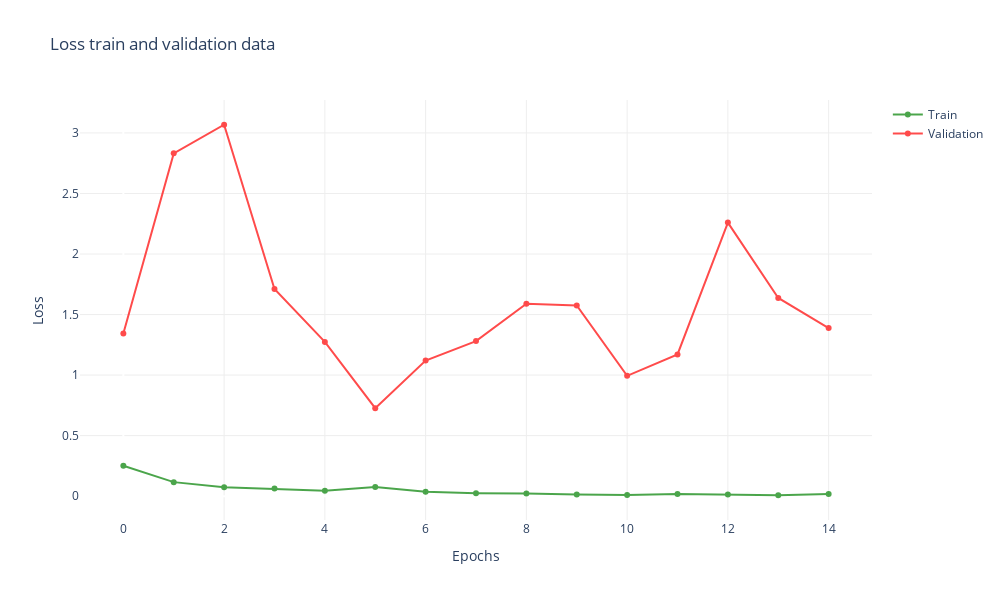

Notebook source saved alongside this figure:
### Code cell
#Gráficos de loss

x = hist.epoch
y_loss_train = hist.history['loss']
y_loss_val = hist.history['val_loss']

data = [go.Scatter(
                x = x,
                y = y_loss_train,
                line = dict(color = 'green', width = 2),
                #marker = dict(line = dict(width = 1.5, color = 'black'), color = 'rgb(30,144,255)'),
                #text = ['teste 1', 'teste 2'],     #Lista de texto para cada elemento do gráfico
                #hovertemplate = "<b>%{text}</b><br><br>" + '<b>City: </b>%{x}<br>' + '<b>Count: </b>%{y}',
                hovertemplate = '<b>Epoch: </b>%{x}<br>' + '<b>Loss: </b>%{y}',
                mode = 'lines+markers',
                opacity = 0.7,
                name = 'Train'
                ),
          go.Scatter(
                x = x,
                y = y_loss_val,
                line = dict(color = 'red', width = 2),
                #marker = dict(line = dict(width = 1.5, color = 'black'), color = 'rgb(30,144,255)'),
                #text = ['teste 1', 'teste 2'],     #Lista de texto para cada elemento do gráfico
                #hovertemplate = "<b>%{text}</b><br><br>" + '<b>City: </b>%{x}<br>' + '<b>Count: </b>%{y}',
                hovertemplate = '<b>Epoch: </b>%{x}<br>' + '<b>Loss: </b>%{y}',
                mode = 'lines+markers',
                opacity = 0.7,
                name = 'Validation'
                )
          ]

layout = go.Layout(
    title = 'Loss train and validation data',
    xaxis = dict(showgrid = True, gridcolor = "#eee", title = 'Epochs'),
    yaxis = dict(showgrid = True, gridcolor = "#eee", title = 'Loss'),
    plot_bgcolor = "white",
    paper_bgcolor = "white",
    height = 600, 
    width = 1000)
                    
fig = dict(data = data, layout = layout)
py.iplot(fig)

### Figure 1 — Plotly figure (JSON) as saved in the notebook; plotly's stock layout.template omitted (floating-point values rounded to 4 significant figures)
{"data": [{"hovertemplate": "<b>Epoch: </b>%{x}<br><b>Loss: </b>%{y}", "line": {"color": "green", "width": 2}, "mode": "lines+markers", "name": "Train", "opacity": 0.7, "type": "scatter", "x": [0, 1, 2, 3, 4, 5, 6, 7, 8, 9, 10, 11, 12, 13, 14], "y": [0.2505, 0.1157, 0.0738, 0.06227, 0.04511, 0.0752, 0.03546, 0.02438, 0.02183, 0.01291, 0.01046, 0.01772, 0.01368, 0.007453, 0.01803]}, {"hovertemplate": "<b>Epoch: </b>%{x}<br><b>Loss: </b>%{y}", "line": {"color": "red", "width": 2}, "mode": "lines+markers", "name": "Validation", "opacity": 0.7, "type": "scatter", "x": [0, 1, 2, 3, 4, 5, 6, 7, 8, 9, 10, 11, 12, 13, 14], "y": [1.343, 2.831, 3.068, 1.711, 1.274, 0.7268, 1.12, 1.281, 1.59, 1.575, 0.9937, 1.171, 2.26, 1.637, 1.389]}], "layout": {"height": 600, "paper_bgcolor": "white", "plot_bgcolor": "white", "title": {"text": "Loss train and validation data"}, "width": 1000, "xaxis": {"gridcolor": "#eee", "showgrid": true, "title": {"text": "Epochs"}}, "yaxis": {"gridcolor": "#eee", "showgrid": true, "title": {"text": "Loss"}}}}
